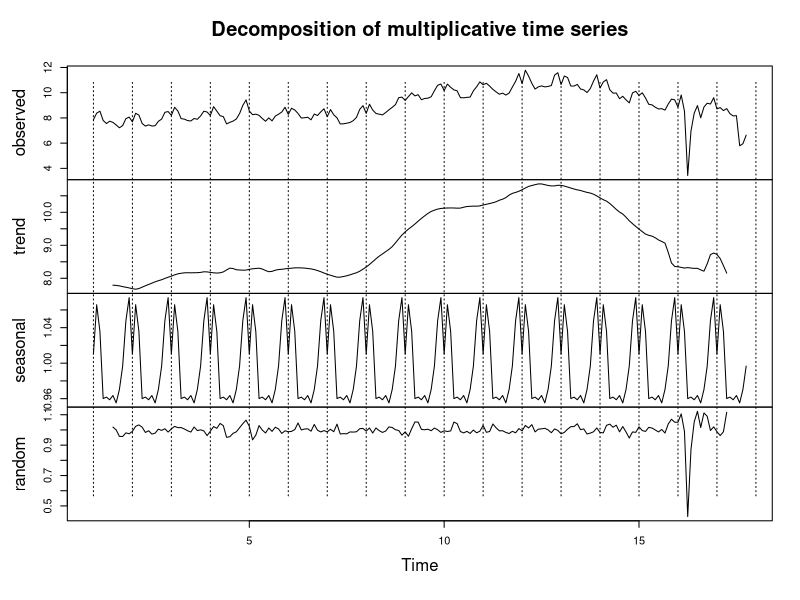
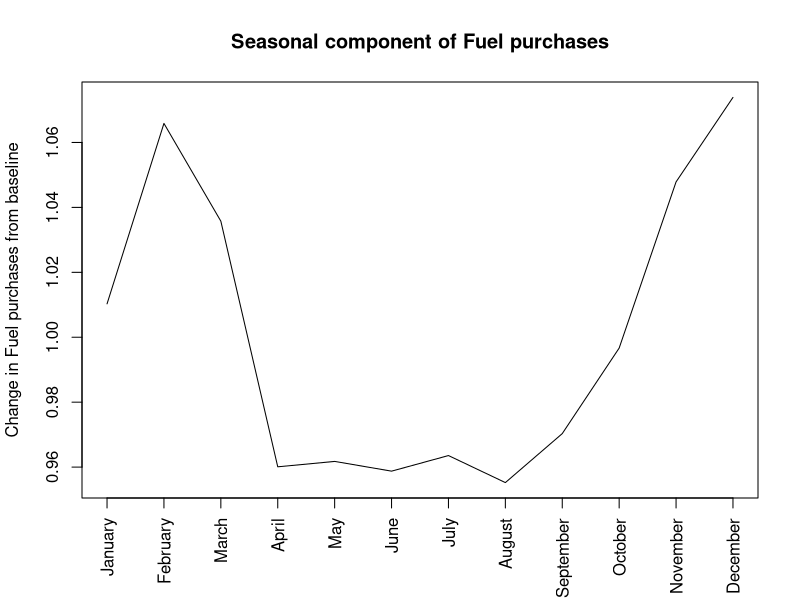
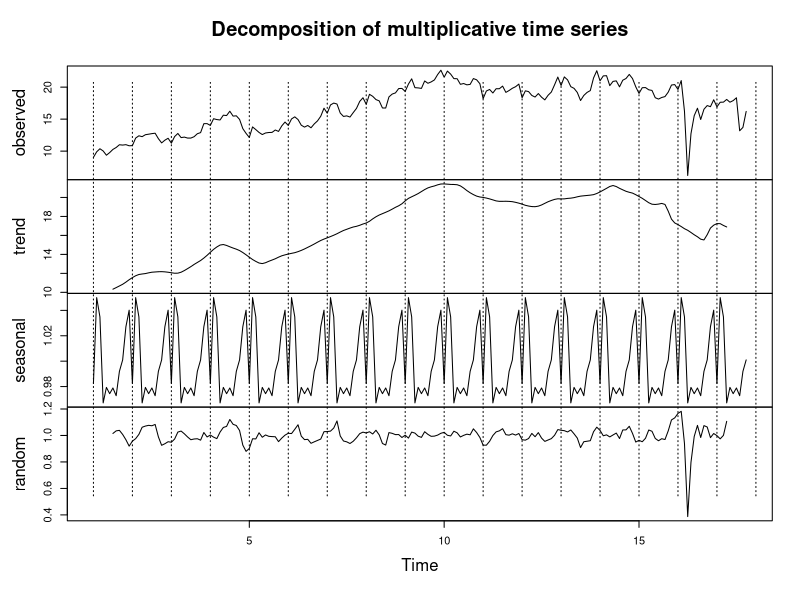
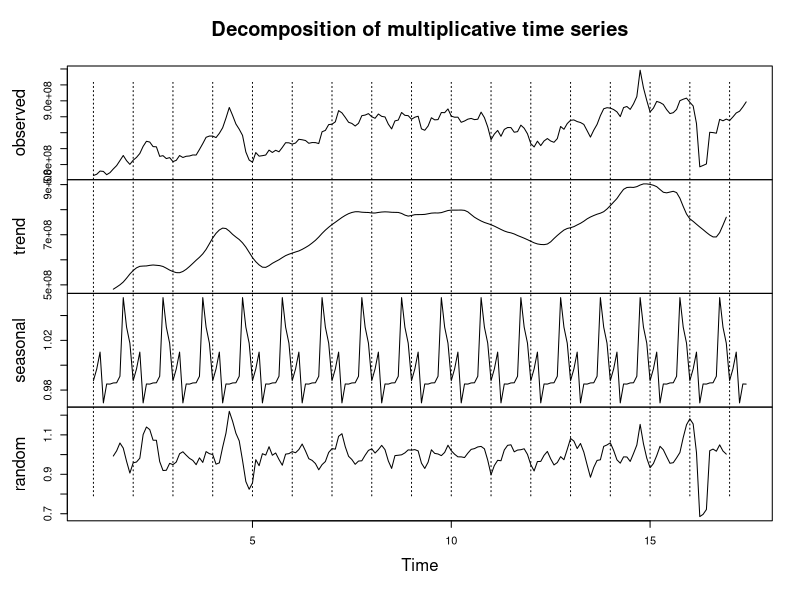
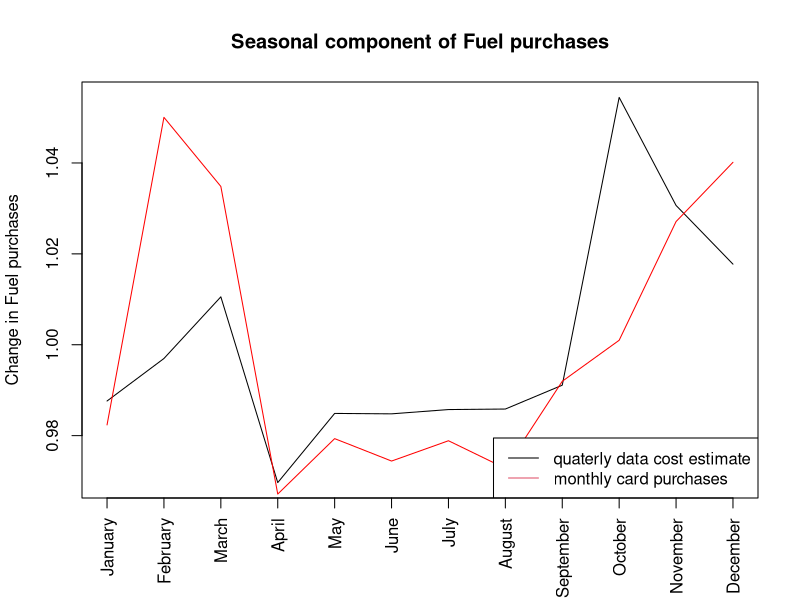
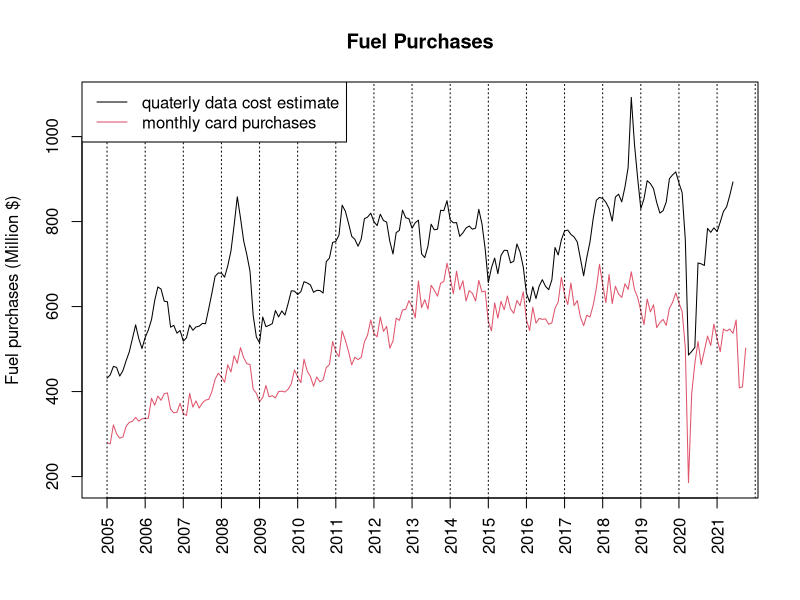

These charts were generated, in order, by the following R code:
## ---- chunk 1
knitr::opts_chunk$set(echo = T)
knitr::opts_chunk$set(fig.width=9, fig.height=5) 
library(dplyr)
library(ggplot2)
library(tidyr)
library(quantmod)
library(forecast)
library(tseries)
library(stringr)

## ---- chunk 2

yearly_line = function(period = 12, count = 10) {
  for (i in 0:count) {
    abline(v = i*period+1, lty = 3)
  }
}
## ---- chunk 3
month_length = c(31,28,31,30,31,30,31,31,30,31,30,31)


#card transactions at fuel stations
card_fuel = read.csv("downloaded_stats/fuel_usage_card_transactions_data.csv", header = T)

#fuel cost data
fuel_cost = read.csv("downloaded_stats/MBIE_weekly_fuel_cost.csv")
fuel_cost$Week_ending_Friday = as.Date(fuel_cost$Week_ending_Friday)
fuel_cost$year = as.numeric(format(fuel_cost$Week_ending_Friday, '%Y'))
fuel_cost$month = as.numeric(format(fuel_cost$Week_ending_Friday, '%m'))

month_fuel_cost = fuel_cost %>% 
  group_by(year, month) %>% 
  summarise(petrol_cost = mean(Regular_Petrol_discounted_retail_price_NZc.p.l/100),
            diesel_cost = mean(Diesel_discounted_retail_price_NZc.p.l/100),
            premium_cost = mean(Premium_Petrol_95R_discounted_retail_price_NZc.p.l/100))

card_fuel = merge(card_fuel, month_fuel_cost, by = c("year", "month"), sort = FALSE)
card_fuel = card_fuel[card_fuel$year != 2004,]
card_fuel_bl = card_fuel[card_fuel$year <= 2019,]
#rm(fuel_cost)
#rm(month_fuel_cost)



#MBIE quaterly fuel usage data
fuel_trade = read.csv("downloaded_stats/fuel_trade.csv", header = T)
fuel_trade$qart = fuel_trade$month/3

monthly_fuel_trade = fuel_trade[rep(seq_len(nrow(fuel_trade)), each = 3), ]
monthly_fuel_trade$month = rep(1:12, length.out = nrow(monthly_fuel_trade))
monthly_fuel_trade[,c("Petrol", "Regular.Petrol", "Premium.Petrol","Diesel")] = monthly_fuel_trade[,c("Petrol", "Regular.Petrol", "Premium.Petrol","Diesel")]/3

#estimate the montly cost of trade fuel to compare to credit card transactions
monthly_trade_cost = monthly_fuel_trade[monthly_fuel_trade$year >= 2005, c("year", "month", "Regular.Petrol","Premium.Petrol", "Diesel")]
monthly_trade_cost = merge(monthly_trade_cost, month_fuel_cost, by = c("year", "month"), sort = FALSE)
monthly_trade_cost$diesel_total_cost = monthly_trade_cost$Diesel * monthly_trade_cost$diesel_cost
monthly_trade_cost$petrol_total_cost = monthly_trade_cost$Regular.Petrol*monthly_trade_cost$petrol_cost +
                                monthly_trade_cost$Premium.Petrol*monthly_trade_cost$premium_cost
monthly_trade_cost$est_total_cost = monthly_trade_cost$diesel_total_cost + monthly_trade_cost$petrol_total_cost

regional_fuel_sales = read.csv("downloaded_stats/regional_fuel_sales.csv", header = T)
regional_fuel_sales$quat = as.numeric(str_sub(regional_fuel_sales$Quarter, -1))

                                
## ---- chunk 4
fuel_pur_series = ts((card_fuel$fuel_purchased/card_fuel$petrol)/month_length, frequency = 12)
decomp_fuel_pur = decompose(fuel_pur_series,"multiplicative")
plot(decomp_fuel_pur)
yearly_line(period = 1, count = 20)
## ---- chunk 5
plot(decomp_fuel_pur$figure, type = 'l', main = "Seasonal component of Fuel purchases", xaxt = "n",
     xlab = "", ylab = "Change in Fuel purchases from baseline")
axis(1, labels = month.name, at = 1:12, las = 3)
## ---- chunk 6
fuel_pur_series = ts((card_fuel$fuel_purchased)/month_length, frequency = 12)
decomp_fuel_pur = decompose(fuel_pur_series,"multiplicative")
plot(decomp_fuel_pur)
yearly_line(period = 1, count = 20)
## ---- chunk 7
fuel_trade_cost_series = ts(monthly_trade_cost$est_total_cost, frequency = 12)
decomp_fuel_trade_cost = decompose(fuel_trade_cost_series, "multiplicative")
plot(decomp_fuel_trade_cost)
yearly_line(period = 1, count = 50)
## ---- chunk 8
plot(decomp_fuel_trade_cost$figure, type = 'l', main = "Seasonal component of Fuel purchases", xaxt = "n",
     xlab = "", ylab = "Change in Fuel purchases")
points(decomp_fuel_pur$figure, type = 'l', col = "red")
legend("bottomright", legend = c("quaterly data cost estimate", "monthly card purchases"), col = 1:2, lty = 1)
axis(1, labels = month.name, at = 1:12, las = 3)
## ---- chunk 9
plot(monthly_trade_cost$est_total_cost/1e6,type = 'l', ylim = c(min(card_fuel$fuel_purchased), max(monthly_trade_cost$est_total_cost/1e6)), xaxt = "n", xlab = "", ylab = "Fuel purchases (Million $)",
     main = "Fuel Purchases")
points(card_fuel$fuel_purchased, type = 'l', col = 2)
points(regional_fuel_sales$Total, type = 'l', col = 3)
yearly_line(count = 20)
axis(1, labels = 2005:2021, at = c(0,1:16)*12+1, las = 3)
legend("topleft", legend = c("quaterly data cost estimate", "monthly card purchases"), col = 1:2, lty = 1)
